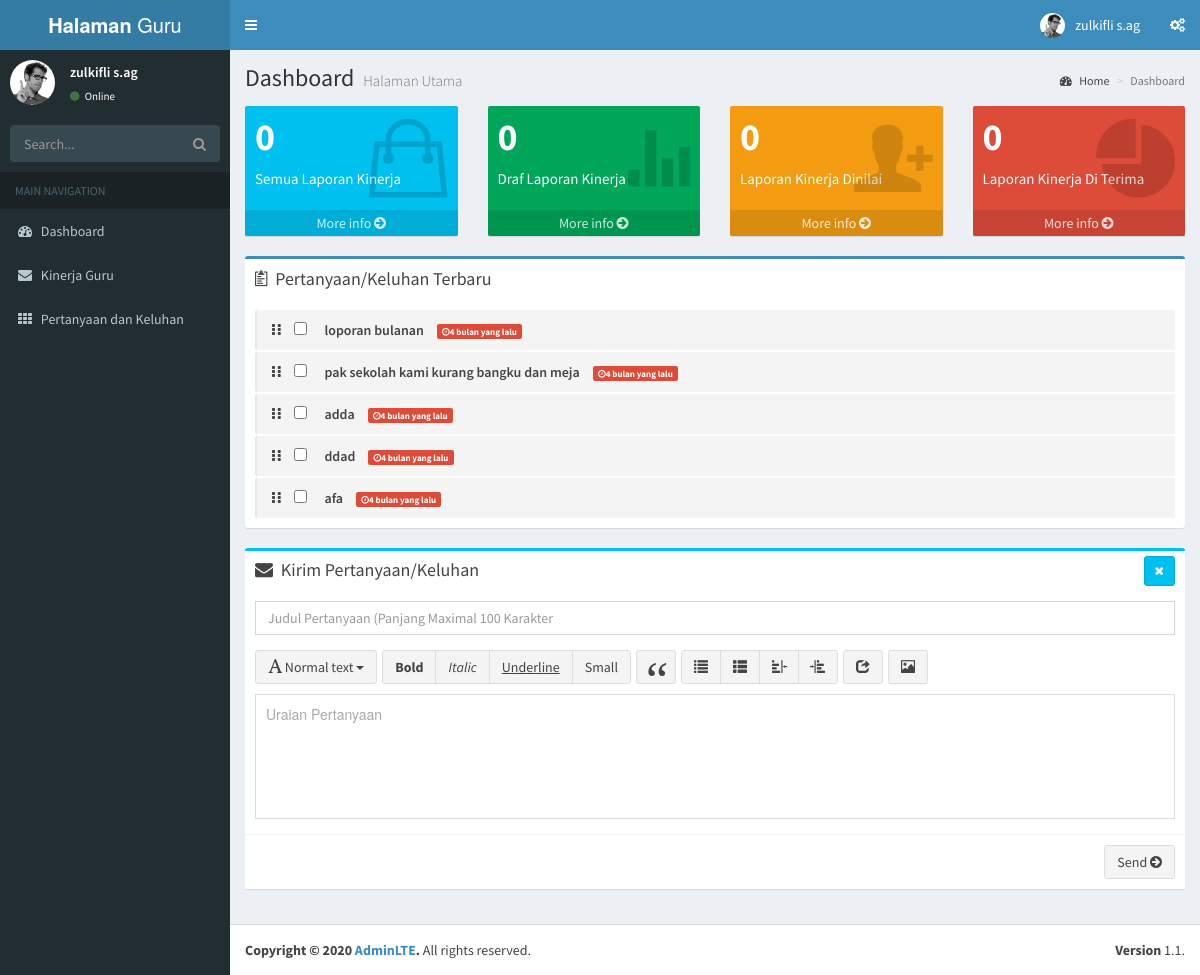
Page / (signed in) on the committed database.
### tables this page shows
CREATE TABLE `pertanyaan` (
  `id_pertanyaan` int(11) NOT NULL,
  `judul_pertanyaan` varchar(100) NOT NULL,
  `uraian_pertanyaan` text NOT NULL,
  `jawaban` text NOT NULL,
  `tanggal_kirim` datetime NOT NULL,
  `pengirim` varchar(50) NOT NULL
);

### include/db_connect.php (called while the page is built, shortened)
<?php
function waktu_lalu($timestamp){
  $selisih = time() - strtotime($timestamp) ;
  $detik = $selisih ;
  $menit = round($selisih / 60 );
  $jam = round($selisih / 3600 );
  $hari = round($selisih / 86400 );
  $minggu = round($selisih / 604800 );
  $bulan = round($selisih / 2419200 );
  $tahun = round($selisih / 29030400 );
  if ($detik <= 60) {
    $waktu = $detik.' detik yang lalu';
  } else if ($menit <= 60) {
    $waktu = $menit.' menit yang lalu';
  } else if ($jam <= 24) {
    $waktu = $jam.' jam yang lalu';
  } else if ($hari <= 7) {
    $waktu = $hari.' hari yang lalu';
  } else if ($minggu <= 4) {
    $waktu = $minggu.' minggu yang lalu';
  } else if ($bulan <= 12) {
    $waktu = $bulan.' bulan yang lalu';
  } else {
    $waktu = $tahun.' tahun yang lalu';
  }
  return $waktu;
}

### index.php (the view, shortened to what this page needs)
<?php
require_once 'include/db_connect.php';
$id_guru =$_SESSION['id_guru'];
$datapel = mysqli_query($connect,"SELECT * FROM tbl_kinerja where id_guru='$id_guru'");
$datapelnew = mysqli_query($connect,"SELECT * FROM tbl_kinerja where id_guru='$id_guru' and status='1'");
$datapelditerima = mysqli_query($connect,"SELECT * FROM tbl_kinerja where id_guru='$id_guru' and  status='2'");
$datapelditolak = mysqli_query($connect,"SELECT * FROM tbl_kinerja where id_guru='$id_guru' and  status='3'");
$jlh_pel = mysqli_num_rows($datapel);
$jlh_pelnew = mysqli_num_rows($datapelnew);
$jlh_pelditerima = mysqli_num_rows($datapelditerima);
$jlh_pelditolak = mysqli_num_rows($datapelditolak);
?>
<!DOCTYPE html>
<html>
   <head>
     <?php include 'templateguru/css.php'; ?>
   </head>
   <body class="hold-transition skin-blue sidebar-mini">
      <div class="wrapper">
         <?php include 'templateguru/menuguru.php'; ?>
         <div class="content-wrapper">
            <section class="content-header">
               <h1>
                  Dashboard
                  <small>Halaman Utama</small>
               </h1>
               <ol class="breadcrumb">
                  <li><a href="#"><i class="fa fa-dashboard"></i> Home</a></li>
                  <li class="active">Dashboard</li>
               </ol>
            </section>
            <section class="content">
               <div class="row">
                  <div class="col-lg-3 col-xs-6">
                     <div class="small-box bg-aqua">
                        <div class="inner">
                           <h3><?php echo $jlh_pel;?> </h3>
                           <p>Semua Laporan Kinerja</p>
                        </div>
                        <div class="icon">
                           <i class="ion ion-bag"></i>
                        </div>
                        <a href="#" class="small-box-footer">More info <i class="fa fa-arrow-circle-right"></i></a>
                     </div>
                  </div>
                  <div class="col-lg-3 col-xs-6">
                     <div class="small-box bg-green">
                        <div class="inner">
                           <h3><?php echo $jlh_pelnew;?></h3>
                           <p>Draf Laporan Kinerja</p>
                        </div>
                        <div class="icon">
                           <i class="ion ion-stats-bars"></i>
                        </div>
                        <a href="#" class="small-box-footer">More info <i class="fa fa-arrow-circle-right"></i></a>
                     </div>
                  </div>
                  <div class="col-lg-3 col-xs-6">
                     <div class="small-box bg-yellow">
                        <div class="inner">
                           <h3><?php echo $jlh_pelditerima;?></h3>
                           <p>Laporan Kinerja Dinilai</p>
                        </div>
                        <div class="icon">
                           <i class="ion ion-person-add"></i>
                        </div>
                        <a href="#" class="small-box-footer">More info <i class="fa fa-arrow-circle-right"></i></a>
                     </div>
                  </div>
                  <div class="col-lg-3 col-xs-6">
                     <div class="small-box bg-red">
                        <div class="inner">
                           <h3><?php echo $jlh_pelditolak;?></h3>
                           <p>Laporan Kinerja Di Terima</p>
                        </div>
                        <div class="icon">
                           <i class="ion ion-pie-graph"></i>
                        </div>
                        <a href="#" class="small-box-footer">More info <i class="fa fa-arrow-circle-right"></i></a>
                     </div>
                  </div>
               </div>
               <div class="row">
                  <section class="col-lg-12 connectedSortable">
                      <div class="box box-primary">
                        <div class="box-header">
                          <i class="ion ion-clipboard"></i>
                          <h3 class="box-title">Pertanyaan/Keluhan Terbaru</h3>
                        </div>
                        <div class="box-body">
                          <ul class="todo-list">
                           <?php
                           $sql = "SELECT * FROM pertanyaan ORDER BY tanggal_kirim DESC limit 10";
                             $query = $connect->query($sql);
                             while ($row = $query->fetch_assoc()) {
                           ?>
                            <li>
                              <span class="handle">
                                    <i class="fa fa-ellipsis-v"></i>
                                    <i class="fa fa-ellipsis-v"></i>
                                  </span>
                              <input type="checkbox" value="">
                              <span class="text"><?php echo $row['judul_pertanyaan'];?></span>
                              <small class="label label-danger"><i class="fa fa-clock-o"></i><?php echo waktu_lalu($row['tanggal_kirim']);?></small>
                            </li>
                         <?php }?>
                          </ul>
                        </div>
                      </div>
                     <div class="box box-info">
                        <div class="box-header">
                           <i class="fa fa-envelope"></i>
                           <h3 class="box-title">Kirim Pertanyaan/Keluhan</h3>
                           <div class="pull-right box-tools">
                              <button type="button" class="btn btn-info btn-sm" data-widget="remove" data-toggle="tooltip"
                                 title="Remove">
                              <i class="fa fa-times"></i></button>
                           </div>
                        </div>
                         <form id="formtambahdata">
                        <div class="box-body">
                              <div class="form-group">
                                 <input type="text" class="form-control" name="judul_pertanyaan" maxlength="100" placeholder="Judul Pertanyaan (Panjang Maximal 100 Karakter" required="">
                              </div>
                              <div>
                              </div>
                        </div>
                        <div class="box-footer clearfix">
                           <button type="submit" class="pull-right btn btn-default" id="sendEmail">Send
                           <i class="fa fa-arrow-circle-right"></i></button>
                        </div>
                           </form>
                     </div>
                  </section>
               </div>
            </section>
         </div>
         <?php include 'templateguru/footer.php'; ?>
      </div>
   </body>
</html>

### rows in the picture
pertanyaan: judul_pertanyaan "loporan bulanan", tanggal_kirim "4 bulan yang lalu"
pertanyaan: judul_pertanyaan "pak sekolah kami kurang bangku dan meja", tanggal_kirim "4 bulan yang lalu"
pertanyaan: judul_pertanyaan "adda", tanggal_kirim "4 bulan yang lalu"
pertanyaan: judul_pertanyaan "ddad", tanggal_kirim "4 bulan yang lalu"
pertanyaan: judul_pertanyaan "afa", tanggal_kirim "4 bulan yang lalu"

### other values in the picture
$_SESSION['nama_guru'] "zulkifli s.ag"
$jlh_pel "0"
$jlh_pelnew "0"
$jlh_pelditerima "0"
$jlh_pelditolak "0"
